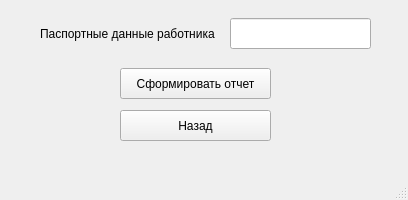
<?xml version="1.0" encoding="UTF-8"?>
<ui version="4.0">
 <class>OtchetWindow</class>
 <widget class="QMainWindow" name="OtchetWindow">
  <property name="geometry">
   <rect>
    <x>0</x>
    <y>0</y>
    <width>408</width>
    <height>200</height>
   </rect>
  </property>
  <property name="windowTitle">
   <string>MainWindow</string>
  </property>
  <widget class="QWidget" name="centralwidget">
   <widget class="QLineEdit" name="lineEdit">
    <property name="geometry">
     <rect>
      <x>230</x>
      <y>18</y>
      <width>141</width>
      <height>31</height>
     </rect>
    </property>
   </widget>
   <widget class="QLabel" name="label">
    <property name="geometry">
     <rect>
      <x>40</x>
      <y>18</y>
      <width>181</width>
      <height>31</height>
     </rect>
    </property>
    <property name="text">
     <string>Паспортные данные работника</string>
    </property>
   </widget>
   <widget class="QPushButton" name="pushButton">
    <property name="geometry">
     <rect>
      <x>120</x>
      <y>68</y>
      <width>151</width>
      <height>31</height>
     </rect>
    </property>
    <property name="text">
     <string>Сформировать отчет</string>
    </property>
   </widget>
   <widget class="QPushButton" name="pushButton_2">
    <property name="geometry">
     <rect>
      <x>120</x>
      <y>110</y>
      <width>151</width>
      <height>31</height>
     </rect>
    </property>
    <property name="text">
     <string>Назад</string>
    </property>
   </widget>
  </widget>
  <widget class="QMenuBar" name="menubar">
   <property name="geometry">
    <rect>
     <x>0</x>
     <y>0</y>
     <width>408</width>
     <height>21</height>
    </rect>
   </property>
  </widget>
  <widget class="QStatusBar" name="statusbar"/>
 </widget>
 <resources/>
 <connections/>
</ui>
